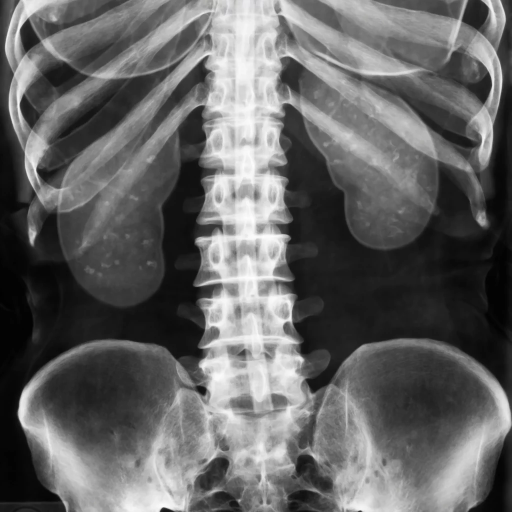
#> input picture backup/data/input/4.jpg, 1024 x 1024 px (shown at 1/2 size)
$ python main.py
#> lines starting #> are read from the running program, lines starting #| are printed output that depends on the picture
### backup/src/ImageProcess.py
import numpy as np
import pywt

class ImageTransform:
    def __init__(self, image, wavelet='db2', block_size=64):
        """
        图像变换类，用于执行小波变换和频域分块处理。

        :param image: 输入的图像，二维数组
        :param wavelet: 使用的小波名称，默认是'db2'
        :param block_size: 分块的大小，默认是64
        """
        self.image = np.float32(image)  # 确保图像是浮点型
        self.wavelet = wavelet
        self.block_size = block_size
        self.coeffs = None  # 存储小波变换系数
        self.LL = None      # 低频部分
        self.LH = None      # 水平高频部分
        self.HL = None      # 垂直高频部分
        self.HH = None      # 细节高频部分

    def wavelet_transform(self):
        """
        对图像执行二维离散小波变换，保存频域信息。
        """
        self.coeffs = pywt.dwt2(self.image, self.wavelet)
        self.LL, (self.LH, self.HL, self.HH) = self.coeffs
        print(f"Wavelet transform complete. LL shape: {self.LL.shape}")

    def split_frequency_blocks(self):
        """
        将频域信息（LL, LH, HL, HH）分块。

        :return: 一个字典，包含分块后的低频部分和三个高频部分
        """
        blocks = {
            "LL": self._split_into_blocks(self.LL),
            "LH": self._split_into_blocks(self.LH),
            "HL": self._split_into_blocks(self.HL),
            "HH": self._split_into_blocks(self.HH),
        }
        return blocks

    def _split_into_blocks(self, component):
        """
        将频域中的某一部分（如LL、LH等）分块，并返回一个二维的索引列表。

        :param component: 频域的某一部分（二维数组）
        :return: 分块后的二维块索引数组
        """
        blocks = []
        height, width = component.shape
        num_blocks_per_dim = height // self.block_size  # 计算每一维上有多少个块

        # 将每个块的索引以二维坐标 (row, col) 的方式保存
        for i in range(num_blocks_per_dim):
            row_blocks = []  # 每一行的块列表
            for j in range(num_blocks_per_dim):
                # 计算每个块的位置，并提取该块的数据
                row_start, row_end = i * self.block_size, (i + 1) * self.block_size
                col_start, col_end = j * self.block_size, (j + 1) * self.block_size
                block = component[row_start:row_end, col_start:col_end]
                row_blocks.append(block)
            blocks.append(row_blocks)  # 每一行的块加入 blocks
        return blocks

### backup/src/Transmission.py
import numpy as np
from utils.util import encode_block, decode_block
class ProgressiveTransmission:
    def __init__(self, blocks, bandwidth=4096):
        """
        渐进传输类，支持编码与纠错。

        :param blocks: 包含分块后的频域数据的字典 { "LL": [...], "LH": [...], "HL": [...], "HH": [...] }
        :param bandwidth: 每次传输的最大数据量（字节），默认 4096
        """
        self.blocks = blocks
        self.bandwidth = bandwidth
        self.transmission_queue = self._create_transmission_queue()

    def _create_transmission_queue(self):
        """
        根据优先级生成传输队列，并对数据块进行 JPEG2000 压缩。
        现在，每个块会传递二维索引 (row, col)。
        """
        queue = []

        for key in ["HH", "HL", "LH", "LL"]:
        # for key in ["LL", "LH", "HL", "HH"]:
            num_blocks_per_dim = len(self.blocks[key])
            for row in range(num_blocks_per_dim):
                for col in range(num_blocks_per_dim):
                    block = self.blocks[key][row][col]
                    compressed_block, block_min, block_max = encode_block(block, quality=50)

                    # 将二维的 (row, col) 坐标添加到队列
                    queue.append((key, (row, col), compressed_block, block_min, block_max))

        return queue

    def transmit_next(self):
        """
        模拟传输下一个数据块。

        :return: 当前传输的数据块信息，包括 (block_type, block_index, compressed_data)
        """
        if not self.transmission_queue:
            print("All blocks have been transmitted.")
            return None

        # 获取队列中的下一个压缩块
        block_type, block_index, compressed_block, block_min, block_max = self.transmission_queue.pop(0)
        block_size = len(compressed_block)

        if block_size > self.bandwidth:
            raise ValueError(f"Block size ({block_size} bytes) exceeds bandwidth ({self.bandwidth} bytes).")

        print(f"Transmitting {block_type} block {block_index}, size: {block_size} bytes.")
        return block_type, block_index, compressed_block, block_min, block_max

    def decode_received_block(self, encoded_block):
        """
        解码传输的 JPEG2000 数据块。

        :param encoded_block: 包含 (block_type, block_index, compressed_data, block_min, block_max)
        :return: 解码后的数据块
        """
        block_type, block_index, compressed_block, block_min, block_max = encoded_block
        restored_block = decode_block(compressed_block, block_min, block_max)
        return block_type, block_index, restored_block

### backup/utils/util.py
import numpy as np
import imageio
import tempfile

def encode_block(block, quality=50):
    """
    使用 imageio 对数据块进行 JPEG2000 压缩。
    """
    block_min, block_max = block.min(), block.max()
    normalized_block = ((block - block_min) / (block_max - block_min) * 65535).astype(np.uint16)

    with tempfile.NamedTemporaryFile(suffix=".jp2", delete=False) as temp_file:
        imageio.imwrite(temp_file.name, normalized_block, format="JP2")
        with open(temp_file.name, "rb") as f:
            compressed_data = f.read()

    return compressed_data, block_min, block_max

def decode_block(compressed_data, block_min, block_max):
    """
    解压 JPEG2000 压缩数据，并还原为 float32 类型。
    """
    with tempfile.NamedTemporaryFile(suffix=".jp2", delete=False) as temp_file:
        temp_file.write(compressed_data)
        temp_file.flush()
        decompressed_data = imageio.imread(temp_file.name, format="JP2")

    restored_block = decompressed_data.astype(np.float32) / 65535 * (block_max - block_min) + block_min
    return restored_block

### backup/src/ImageReconstruction.py
import numpy as np
import pywt  # 小波变换库，用于反变换
import matplotlib.pyplot as plt

class ImageReconstruction:
    def __init__(self, image_shape, wavelet="db2", block_size=64):
        """
        图像重建类，逐步重建图像。

        :param image_shape: 原始图像的形状 (height, width)
        :param wavelet: 小波基类型，默认为 'db2'
        :param block_size: 分块大小
        """
        self.image_shape = image_shape
        self.wavelet = wavelet
        self.block_size = block_size
        self.figure = None
        self.ax = None

        # 初始化频域数据的存储结构
        self.freq_blocks = {
            "LL": np.zeros((image_shape[0] // 2, image_shape[1] // 2), dtype=np.float32),
            "LH": np.zeros((image_shape[0] // 2, image_shape[1] // 2), dtype=np.float32),
            "HL": np.zeros((image_shape[0] // 2, image_shape[1] // 2), dtype=np.float32),
            "HH": np.zeros((image_shape[0] // 2, image_shape[1] // 2), dtype=np.float32),
        }
        # 标记每个块是否已收到
        self.block_received = {key: np.zeros((image_shape[0] // (2 * block_size),
                                              image_shape[1] // (2 * block_size)), dtype=bool)
                               for key in self.freq_blocks}

    def add_received_block(self, block_type, block_index, block_data):
        block_size = self.block_size
        row, col = block_index
        row_start, row_end = row * block_size, (row + 1) * block_size
        col_start, col_end = col * block_size, (col + 1) * block_size

        self.freq_blocks[block_type][row_start:row_end, col_start:col_end] = block_data
        self.block_received[block_type][row, col] = True

        # 更新显示
        self._update_display()

    def _update_display(self):
        """
        更新显示当前阶段的图像重建结果。
        """
        if self.figure is None or self.ax is None:
            # 初始化绘图窗口
            self.figure, self.ax = plt.subplots()
            plt.ion()  # 打开交互模式

        # 重建当前图像
        reconstructed_image = self.reconstruct_image()
        self.ax.clear()
        self.ax.imshow(reconstructed_image, cmap="gray")
        self.ax.set_title("Progressive Image Reconstruction")
        self.ax.axis("off")
        plt.draw()
        plt.pause(0.1)  # 控制更新速度

    # [5 lines left out: function is_complete, not called in this run]

    def reconstruct_image(self):
        """
        从当前的频域数据重建空间域图像。

        :return: 重建后的图像 (numpy.ndarray)
        """
        coeffs2 = (
            self.freq_blocks["LL"],
            (self.freq_blocks["LH"], self.freq_blocks["HL"], self.freq_blocks["HH"]),
        )
        # 进行二维小波反变换
        reconstructed_image = pywt.idwt2(coeffs2, wavelet=self.wavelet)
        return np.clip(reconstructed_image, 0, 255).astype(np.uint8)

### backup/main.py
from src.ImageProcess import ImageTransform
from src.Transmission import ProgressiveTransmission
from src.ImageReconstruction import ImageReconstruction
import cv2
import argparse
import matplotlib.pyplot as plt

def parse_args():
    parser = argparse.ArgumentParser(description="parameter list of Progressive transmission system")
    parser.add_argument(
        "--input_image",
        type=str,
        default="data/input/4.jpg",
        help="the address of input image"
    )
    parser.add_argument(
        "--wavelet",
        type=str,
        default="db6",
        help="the type of wavelet"
    )
    parser.add_argument(
        "--block_size",
        type=int,
        default=64,
        help="the size of block"
    )
    parser.add_argument(
        "--band_width",
        type=int,
        default=16384,
        help="the size of block"
    )
    args = parser.parse_args()
    return args

if __name__ == '__main__':
    args = parse_args()
    # 读取图像
    image = cv2.imread(args.input_image, cv2.IMREAD_GRAYSCALE)
#> image: shape (1024, 1024); min 1, max 255, mean 100
    image_shape = image.shape
#> image_shape = (1024, 1024)
    print(f"image shape: {image_shape}")
#| image shape: (1024, 1024)
    # 创建ImageTransform对象
    transformer = ImageTransform(image, args.wavelet, args.block_size)
    # 执行小波变换
    transformer.wavelet_transform()
#> in wavelet_transform, `self.LL, (self.LH, self.HL, self.HH) = self.coeffs`:
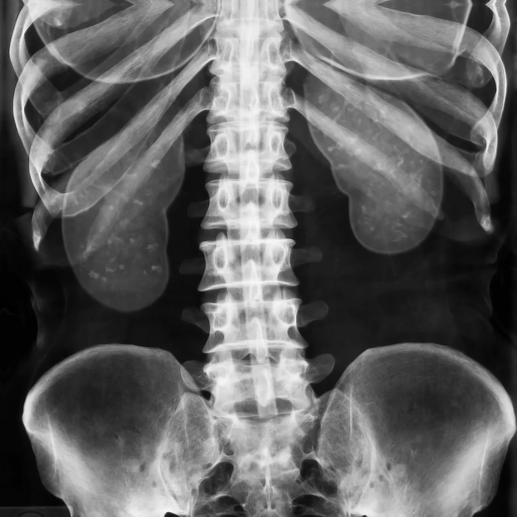
#> self.LL: shape (517, 517) float32; min 1.54, max 522, mean 199.1; drawn with min black and max white
#> in wavelet_transform, `self.LL, (self.LH, self.HL, self.HH) = self.coeffs`:
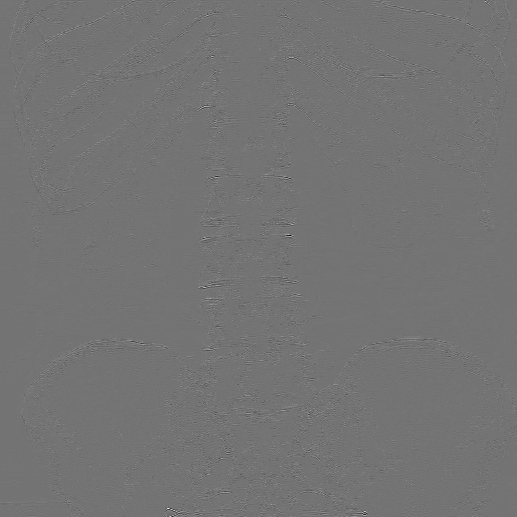
#> self.LH: shape (517, 517) float32; min -40.79, max 48.98, mean 0.1; drawn with min black and max white
#| Wavelet transform complete. LL shape: (517, 517)
    # 分块
    blocks = transformer.split_frequency_blocks()
#> after the loop in _split_into_blocks, `for i in range(num_blocks_per_dim):`: blocks = 8 items
#> blocks = 4 items

    transmission = ProgressiveTransmission(blocks, args.band_width)
#> the loop in _create_transmission_queue, `for key in ["HH", "HL", "LH", "LL"]: # for key in ["LL", "LH", "HL", "..` made 4 passes
#> pass 1, in encode_block, `imageio.imwrite(temp_file.name, normalized_block, format="JP2")`:
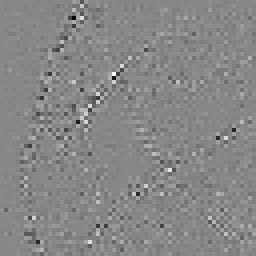
#> saved as tmp81yxkz9p.jp2: shape (64, 64) uint16 (shown 4 times larger); min 0, max 65535, mean 34711.8; drawn with min black and max white
#> pass 1, in encode_block (call 2), `imageio.imwrite(temp_file.name, normalized_block, format="JP2")`:
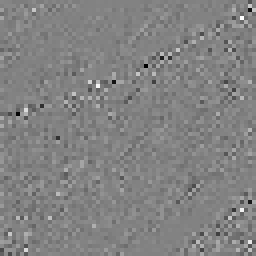
#> saved as tmpc10tuzot.jp2: shape (64, 64) uint16 (shown 4 times larger); min 0, max 65535, mean 33537; drawn with min black and max white
#> pass 1, in encode_block (call 4), `imageio.imwrite(temp_file.name, normalized_block, format="JP2")`:
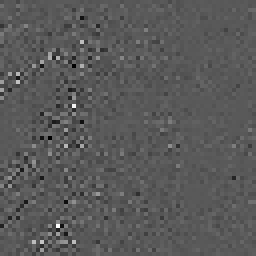
#> saved as tmp112ykj4a.jp2: shape (64, 64) uint16 (shown 4 times larger); min 0, max 65535, mean 23019; drawn with min black and max white
#> after the loop in _create_transmission_queue, `for key in ["HH", "HL", "LH", "LL"]:`:
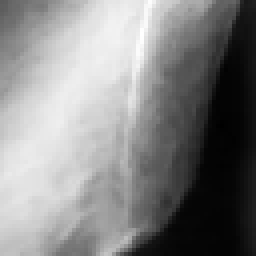
#> block: shape (64, 64) float32 (shown 4 times larger); min 4.32, max 444.4, mean 235.9; drawn with min black and max white
#> after the loop in _create_transmission_queue, `for key in ["HH", "HL", "LH", "LL"]:`: queue = 256 items
    reconstruction = ImageReconstruction(image_shape, args.wavelet, args.block_size)

    while True:
        encoded_block = transmission.transmit_next()
#> in transmit_next, `block_type, block_index, compressed_block, block_min, block_max = self..`: block_type = 'HH'; block_index = (0, 0); block_min = -10.2; block_max = 9.05
#> in transmit_next, `block_size = len(compressed_block)`: block_size = 7630
#| Transmitting HH block (0, 0), size: 7630 bytes.
#> encoded_block = 5 items
        if encoded_block is None:
            break
        block_type, block_index, block_data = transmission.decode_received_block(encoded_block)
#> in decode_received_block, `block_type, block_index, compressed_block, block_min, block_max = enco..`: block_type = 'HH'; block_index = (0, 0); block_min = -10.2; block_max = 9.05
#> block_type = 'HH'; block_index = (0, 0)
        reconstruction.add_received_block(block_type, block_index, block_data)
#> in add_received_block, `row, col = block_index`: row = 0
#> in add_received_block, `row_start, row_end = row * block_size, (row + 1) * block_size`: row_end = 64
#> in add_received_block, `col_start, col_end = col * block_size, (col + 1) * block_size`: col_start = 0; col_end = 64

    plt.pause(2)
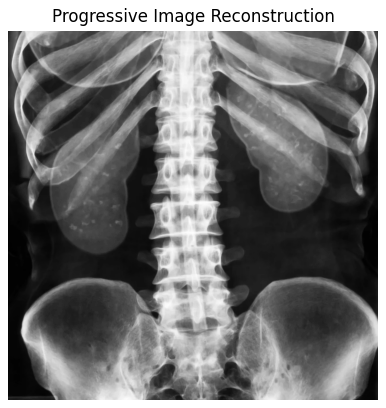
#> figure drawn by matplotlib, 1 panel
